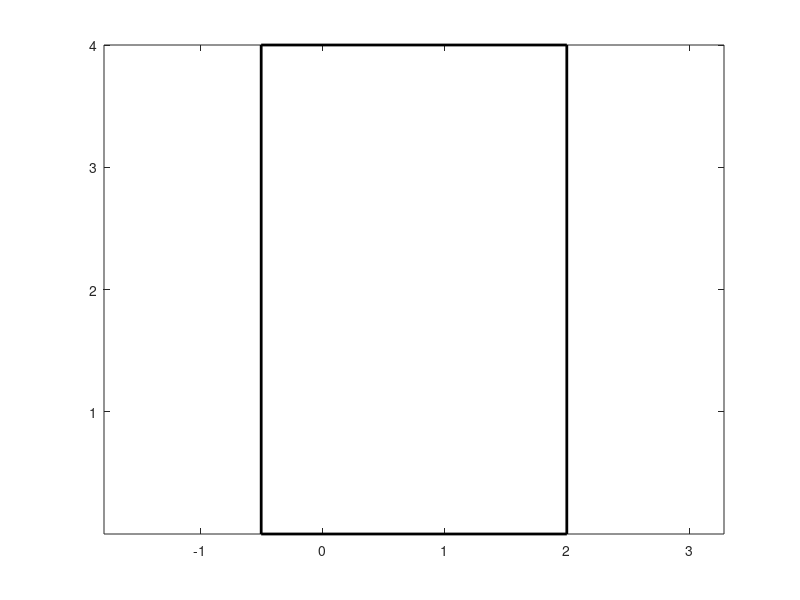

MATLAB code to generate this figure: (Note: this script raises an error after producing the figure.)
% figure
plot([-.50 2],[0 0],'k','Linewidth',2)
hold on
% axis([-1*(L/100)/100 (L/100)+1*(L/100)/100 -1*(L/100)/100 (L/100)+1*(L/100)/100])
axis equal
plot([-.5 2],[4 4],'k','Linewidth',2)
plot([-.5 -.5],[0 4],'k','Linewidth',2)
plot([2 2],[0 4],'k','Linewidth',2)
% plot(robots(1).xVett/100,robots(1).yVett/100,':','Linewidth',1);
% plot(robots(1).xVett(1)/100,robots(1).yVett(1)/100,'k^','Linewidth',2)
% plot(robots(1).xVett(end)/100,robots(1).yVett(end)/100,'ks','Linewidth',2)
for indTag = 1:nTag,
%     disCerchio(cTag(indTag,1)/100,cTag(indTag,2)/100,rangeAntenna/100);
%     plot(cTag(indTag,1)/100,cTag(indTag,2)/100,'rH');
    plot(cTag(indTag,1)/100,cTag(indTag,2)/100,'rh','Linewidth',2,'MarkerSize',12);
end